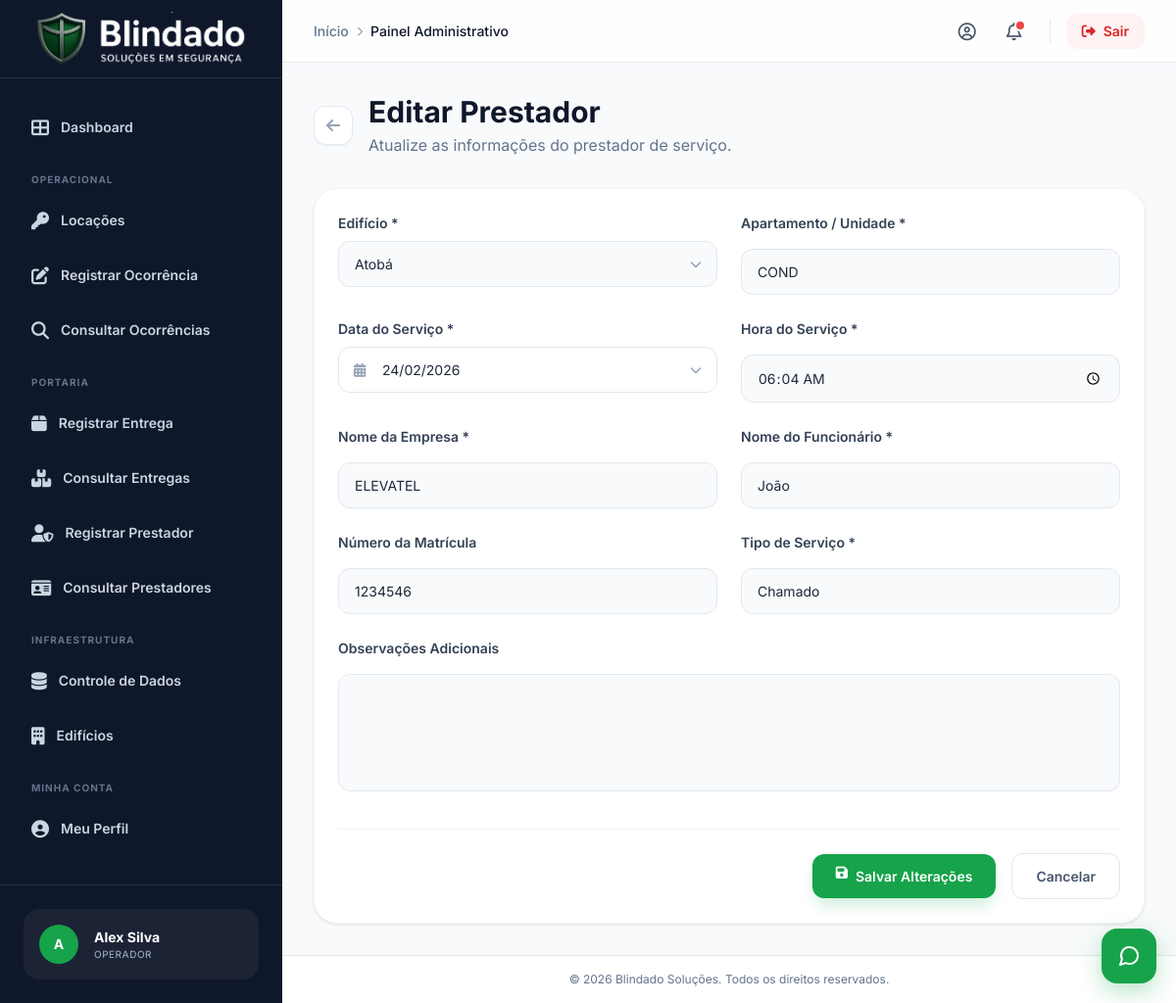
Page /admin/editar_prestador.php?id=4 (signed in) on the committed database.
### tables this page shows
CREATE TABLE `prestadores_servico` (
  `id` int(11) NOT NULL,
  `edificio_id` int(11) NOT NULL,
  `numero_apartamento` varchar(10) NOT NULL,
  `data_servico` date DEFAULT NULL,
  `hora_servico` time NOT NULL,
  `nome_empresa` varchar(255) NOT NULL,
  `nome_funcionario` varchar(255) NOT NULL,
  `numero_matricula` varchar(50) DEFAULT NULL,
  `tipo_servico` varchar(255) NOT NULL,
  `usuario_id` int(11) NOT NULL,
  `atualizado_por` int(11) DEFAULT NULL,
  `data_atualizacao` datetime DEFAULT NULL,
  `observacao` text DEFAULT NULL,
  `data_criacao` timestamp NOT NULL DEFAULT current_timestamp()
);

CREATE TABLE `edificios` (
  `id` int(11) NOT NULL,
  `nome` varchar(255) NOT NULL,
  `base_id` int(11) NOT NULL,
  `endereco` varchar(255) DEFAULT NULL,
  `sindico_nome` varchar(255) DEFAULT NULL,
  `sindico_contato` varchar(255) DEFAULT NULL,
  `administradora_id` int(11) DEFAULT NULL,
  `observacao_ficha_locacao` text DEFAULT NULL,
  `sindico_id` int(11) DEFAULT NULL
);

### admin/editar_prestador.php (the view, shortened to what this page needs)
<?php
require_once 'conexao.php';
require_once 'components/modern_calendar.php';
$id = filter_input(INPUT_GET, 'id', FILTER_VALIDATE_INT);
$stmt = $conn->prepare("SELECT * FROM prestadores_servico WHERE id = ?");
$stmt->bind_param("i", $id);
$stmt->execute();
$prestador = $stmt->get_result()->fetch_assoc();
$edificios = $conn->query("SELECT e.id, e.nome, b.nome as base_nome FROM edificios e JOIN bases b ON e.base_id = b.id ORDER BY e.nome")->fetch_all(MYSQLI_ASSOC);
?>
<!DOCTYPE html>
<html lang="pt-br" class="h-full bg-slate-50">
<head>
    <script src="https://cdn.tailwindcss.com"></script>
    <link rel="stylesheet" href="https://cdnjs.cloudflare.com/ajax/libs/font-awesome/6.4.0/css/all.min.css">
    <link rel="stylesheet" href="style_modern.css">
</head>
<body class="h-full text-slate-800 antialiased">
    <div class="flex min-h-screen">
        <?php include 'components/sidebar.php'; ?>
        <div class="flex flex-1 flex-col overflow-hidden">
            <?php include 'components/header.php'; ?>
            <main class="flex-1 overflow-y-auto p-4 sm:p-8 custom-scrollbar">
                <div class="mb-8 animate-fade-in">
                    <div class="flex items-center gap-4">
                        <a href="consultar_prestador.php" class="h-10 w-10 flex items-center justify-center rounded-xl bg-white border border-slate-200 text-slate-400 hover:text-primary-600 hover:border-primary-200 transition-all shadow-sm">
                            <i class="fas fa-arrow-left"></i>
                        </a>
                        <div>
                            <h1 class="text-2xl font-bold text-slate-900 sm:text-3xl">Editar Prestador</h1>
                            <p class="mt-1 text-slate-500">Atualize as informações do prestador de serviço.</p>
                        </div>
                    </div>
                </div>
                <div class="mx-auto max-w-4xl animate-slide-up">
                    <div class="admin-card">
                        <form method="POST" class="space-y-8">
                            <div class="grid grid-cols-1 gap-6 sm:grid-cols-2">
                                <div class="space-y-2">
                                    <label class="form-label">Edifício *</label>
                                    <div class="relative">
                                        <select name="edificio_id" class="form-input appearance-none pl-4 pr-10" required>
                                            <?php foreach ($edificios as $ed): ?>
                                                <option value="<?= $ed['id'] ?>" <?= $prestador['edificio_id'] == $ed['id'] ? 'selected' : '' ?>><?= htmlspecialchars($ed['nome']) ?></option>
                                            <?php endforeach; ?>
                                        </select>
                                        <div class="absolute inset-y-0 right-0 pr-4 flex items-center pointer-events-none">
                                        </div>
                                    </div>
                                </div>
                                <div class="space-y-2">
                                    <label class="form-label">Apartamento / Unidade *</label>
                                    <input type="text" name="numero_apartamento" class="form-input" value="<?= htmlspecialchars($prestador['numero_apartamento']) ?>" required>
                                </div>
                                <div class="space-y-2">
                                    <?php renderModernCalendar('data_servico', $prestador['data_servico'], 'Data do Serviço *'); ?>
                                </div>
                                <div class="space-y-2">
                                    <label class="form-label">Hora do Serviço *</label>
                                    <input type="time" name="hora_servico" class="form-input" value="<?= $prestador['hora_servico'] ?>" required>
                                </div>
                                <div class="space-y-2">
                                    <label class="form-label">Nome da Empresa *</label>
                                    <input type="text" name="nome_empresa" class="form-input" value="<?= htmlspecialchars($prestador['nome_empresa']) ?>" required>
                                </div>
                                <div class="space-y-2">
                                    <label class="form-label">Nome do Funcionário *</label>
                                    <input type="text" name="nome_funcionario" class="form-input" value="<?= htmlspecialchars($prestador['nome_funcionario']) ?>" required>
                                </div>
                                <div class="space-y-2">
                                    <label class="form-label">Número da Matrícula</label>
                                    <input type="text" name="numero_matricula" class="form-input" value="<?= htmlspecialchars($prestador['numero_matricula']) ?>">
                                </div>
                                <div class="space-y-2">
                                    <label class="form-label">Tipo de Serviço *</label>
                                    <input type="text" name="tipo_servico" class="form-input" value="<?= htmlspecialchars($prestador['tipo_servico']) ?>" required>
                                </div>
                                <div class="space-y-2 sm:col-span-2">
                                    <label class="form-label">Observações Adicionais</label>
                                    <textarea name="observacao" class="form-input min-h-[120px] resize-none"><?= htmlspecialchars($prestador['observacao'] ?? '') ?></textarea>
                                </div>
                            </div>
                            <div class="flex flex-col gap-4 pt-6 border-t border-slate-100 sm:flex-row sm:items-center sm:justify-end">
                                <button type="submit" class="btn-primary">
                                    <i class="fas fa-save"></i>
                                    <span>Salvar Alterações</span>
                                </button>
                                <a href="consultar_prestador.php" class="btn-secondary text-center"><span>Cancelar</span></a>
                            </div>
                        </form>
                    </div>
                </div>
            </main>
            <footer class="border-t border-slate-200 bg-white p-4 text-center text-xs text-slate-500">
                <p>&copy; <?= date('Y') ?> Blindado Soluções. Todos os direitos reservados.</p>
            </footer>
        </div>
    </div>
    <?php include 'components/footer.php'; ?>
</body>
</html>

### admin/components/modern_calendar.php (shortened to what this page needs)
<?php
function renderModernCalendar($name, $value = '', $label = 'Selecione a Data') {
    $id = 'calendar_' . $name;
    $display_value = $value ? date('d/m/Y', strtotime($value)) : '';
    ?>
    <div class="modern-calendar-container" id="container_<?= $id ?>">
        <?php if ($label): ?>
            <label class="form-label"><?= $label ?></label>
        <?php endif; ?>
        <div class="relative cursor-pointer" onclick="toggleModernCalendar('<?= $id ?>')">
            <div class="absolute inset-y-0 left-0 pl-4 flex items-center pointer-events-none">
            </div>
            <input type="text"
                   id="display_<?= $id ?>"
                   class="form-input pl-11 cursor-pointer bg-white"
                   placeholder="DD/MM/AAAA"
                   value="<?= $display_value ?>"
                   readonly>
            <div class="absolute inset-y-0 right-0 pr-4 flex items-center pointer-events-none">
            </div>
        </div>
    </div>
    <?php
}
?>

### admin/style_modern.css (style rules this page uses)
:root { --primary-50: #f0fdf4; --primary-100: #dcfce7; --primary-200: #bbf7d0; --primary-300: #86efac; --primary-400: #4ade80; --primary-500: #22c55e; --primary-600: #16a34a; --primary-700: #15803d; --primary-800: #166534; --primary-900: #14532d; }
body { font-family: 'Inter', sans-serif; -webkit-font-smoothing: antialiased; -moz-osx-font-smoothing: grayscale; }
.animate-fade-in { animation: fadeIn 0.5s ease-out forwards; }
.animate-slide-up { animation: slideUp 0.5s ease-out forwards; }
.admin-card { border-radius: 1.5rem; background-color: white; padding: 1.5rem; box-shadow: 0 1px 3px 0 rgb(0 0 0 / 0.1); border: 1px solid #f1f5f9; transition: all 0.2s; }
.btn-primary { display: inline-flex; items-center: true; justify-content: center; gap: 0.5rem; border-radius: 0.75rem; background-color: #16a34a; padding: 0.75rem 1.5rem; font-size: 0.875rem; font-weight: 600; color: white; box-shadow: 0 10px 15px -3px rgba(22, 163, 74, 0.2); transition: all 0.2s; }
.btn-secondary { display: inline-flex; items-center: true; justify-content: center; gap: 0.5rem; border-radius: 0.75rem; background-color: white; border: 1px solid #e2e8f0; padding: 0.75rem 1.5rem; font-size: 0.875rem; font-weight: 600; color: #475569; transition: all 0.2s; }
.form-input { width: 100%; border-radius: 0.75rem; border: 1px solid #e2e8f0; background-color: #f8fafc; padding: 0.75rem 1rem; font-size: 0.875rem; transition: all 0.2s; }
.form-label { margin-bottom: 0.5rem; display: block; font-size: 0.875rem; font-weight: 600; color: #334155; }

### rows in the picture
prestadores_servico: edificio_id "Atobá", numero_apartamento "COND", data_servico "24/02/2026", hora_servico "06:04:00", nome_empresa "ELEVATEL", nome_funcionario "João", numero_matricula "1234546", tipo_servico "Chamado"

### other values in the picture
$avatar_letter "A"
$usuario_nome "Alex Silva"
$categoria_label "OPERADOR"
$crumb['label'] "Início"
$crumb['label'] "Painel Administrativo"
$label "Data do Serviço *"
